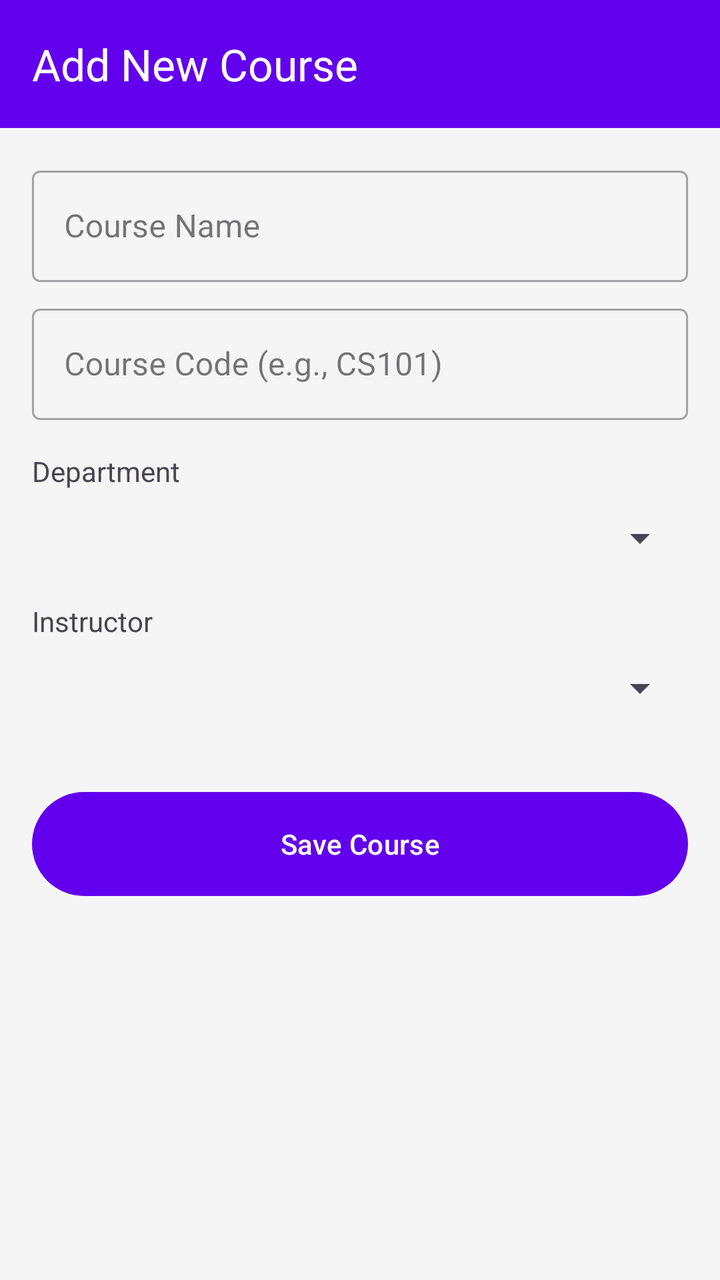
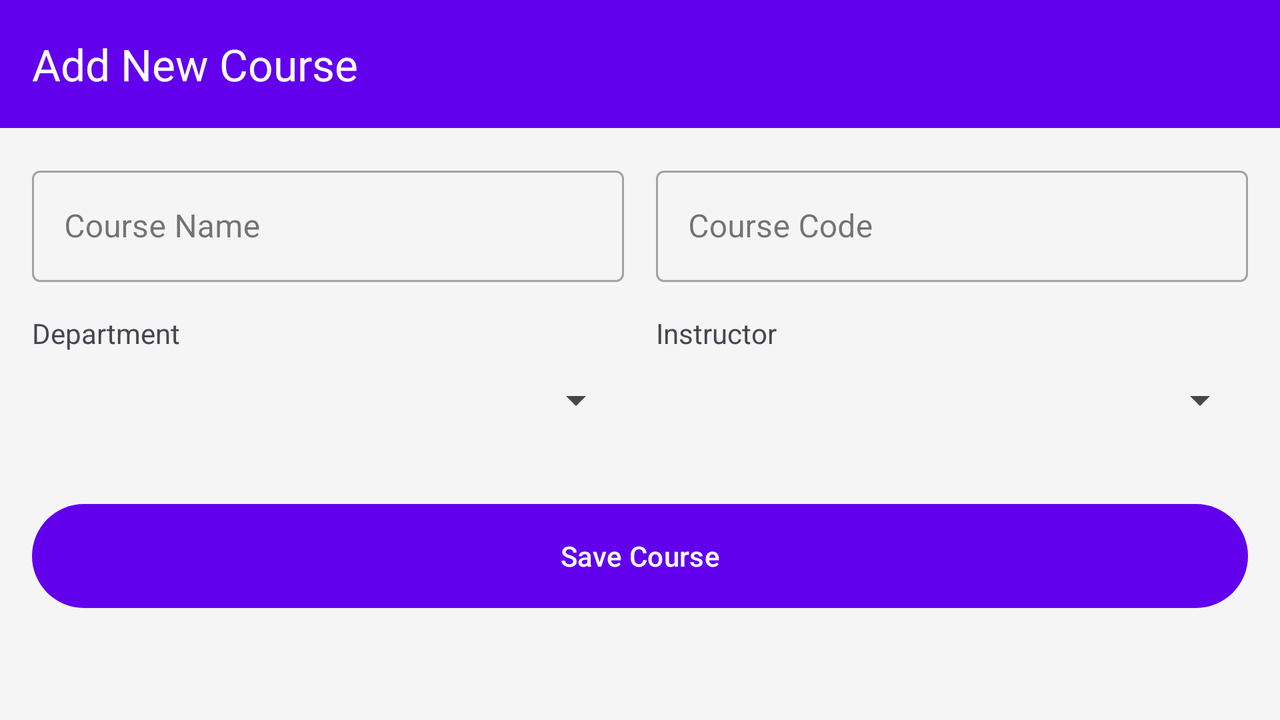

The same Android screen from two of the app's own layout files: first res/layout/ as a phone draws it, then the repository's variant for another configuration, drawn on a device whose configuration selects that folder. Both files follow.
<!-- AndroidManifest.xml: application theme Theme.StudentH -->
<!-- res/layout/activity_add_course.xml -->
<?xml version="1.0" encoding="utf-8"?>
<LinearLayout xmlns:android="http://schemas.android.com/apk/res/android"
    xmlns:app="http://schemas.android.com/apk/res-auto"
    xmlns:tools="http://schemas.android.com/tools"
    android:layout_width="match_parent"
    android:layout_height="match_parent"
    android:orientation="vertical"
    android:background="@color/light_gray_background"
    tools:context=".AddCourseActivity">

    <com.google.android.material.appbar.AppBarLayout
        android:layout_width="match_parent"
        android:layout_height="wrap_content">

        <com.google.android.material.appbar.MaterialToolbar
            android:id="@+id/toolbar"
            android:layout_width="match_parent"
            android:layout_height="?attr/actionBarSize"
            app:title="Add New Course"
            style="@style/Toolbar.Style"/>

    </com.google.android.material.appbar.AppBarLayout>

    <RelativeLayout
        android:layout_width="match_parent"
        android:layout_height="match_parent">

        <ProgressBar
            android:id="@+id/loading_progressbar"
            android:layout_width="wrap_content"
            android:layout_height="wrap_content"
            android:layout_centerInParent="true"/>

        <androidx.core.widget.NestedScrollView
            android:id="@+id/content_scrollview"
            android:layout_width="match_parent"
            android:layout_height="match_parent"
            android:visibility="gone"
            tools:visibility="visible">

            <LinearLayout
                android:layout_width="match_parent"
                android:layout_height="wrap_content"
                android:orientation="vertical"
                android:padding="16dp">

                <com.google.android.material.textfield.TextInputLayout
                    android:layout_width="match_parent"
                    android:layout_height="wrap_content"
                    android:hint="Course Name"
                    style="@style/Widget.MaterialComponents.TextInputLayout.OutlinedBox">
                    <com.google.android.material.textfield.TextInputEditText
                        android:id="@+id/course_name_edittext"
                        android:layout_width="match_parent"
                        android:layout_height="wrap_content" />
                </com.google.android.material.textfield.TextInputLayout>

                <com.google.android.material.textfield.TextInputLayout
                    android:layout_width="match_parent"
                    android:layout_height="wrap_content"
                    android:layout_marginTop="8dp"
                    android:hint="Course Code (e.g., CS101)"
                    style="@style/Widget.MaterialComponents.TextInputLayout.OutlinedBox">
                    <com.google.android.material.textfield.TextInputEditText
                        android:id="@+id/course_code_edittext"
                        android:layout_width="match_parent"
                        android:layout_height="wrap_content" />
                </com.google.android.material.textfield.TextInputLayout>
                
                <TextView
                    android:layout_width="wrap_content"
                    android:layout_height="wrap_content"
                    android:layout_marginTop="16dp"
                    android:text="Department"/>
                <Spinner
                    android:id="@+id/department_spinner"
                    android:layout_width="match_parent"
                    android:layout_height="48dp"/>

                <TextView
                    android:layout_width="wrap_content"
                    android:layout_height="wrap_content"
                    android:layout_marginTop="8dp"
                    android:text="Instructor"/>
                <Spinner
                    android:id="@+id/instructor_spinner"
                    android:layout_width="match_parent"
                    android:layout_height="48dp"/>

                <Button
                    android:id="@+id/save_course_button"
                    android:layout_width="match_parent"
                    android:layout_height="60dp"
                    android:layout_marginTop="24dp"
                    android:text="Save Course"/>

            </LinearLayout>

        </androidx.core.widget.NestedScrollView>

    </RelativeLayout>

</LinearLayout>
<!-- resources referenced by this layout -->
<resources>
  <color name="light_gray_background">#F5F5F5</color>
  <style name="Toolbar.Style" parent="Widget.Material3.Toolbar.Surface">
          <item name="android:background">@color/colorPrimary</item>
          <item name="titleTextColor">@color/white</item>
          <item name="navigationIcon">@drawable/ic_arrow_back</item>
          <item name="android:theme">@style/ThemeOverlay.AppCompat.Dark.ActionBar</item>
      </style>
  <style name="Theme.StudentH" parent="Theme.Material3.Light.NoActionBar">
          <item name="colorPrimary">@color/colorPrimary</item>
          <item name="colorPrimaryVariant">@color/colorPrimaryVariant</item>
          <item name="colorOnPrimary">@color/white</item>
          <item name="colorSecondary">@color/colorSecondary</item>
          <item name="colorSecondaryVariant">@color/colorSecondaryVariant</item>
          <item name="colorOnSecondary">@color/black</item>
          <item name="android:statusBarColor">?attr/colorPrimaryVariant</item>
      </style>
  <color name="colorPrimary">#6200EE</color>
  <color name="white">#FFFFFF</color>
  <color name="colorPrimaryVariant">#3700B3</color>
  <color name="colorSecondary">#03DAC6</color>
  <color name="colorSecondaryVariant">#018786</color>
  <color name="black">#000000</color>
</resources>
<!-- res/layout-land/activity_add_course.xml (the repository's variant of the layout above) -->
<!-- drawn on the phone turned sideways -->
<?xml version="1.0" encoding="utf-8"?>
<LinearLayout xmlns:android="http://schemas.android.com/apk/res/android"
    xmlns:app="http://schemas.android.com/apk/res-auto"
    xmlns:tools="http://schemas.android.com/tools"
    android:layout_width="match_parent"
    android:layout_height="match_parent"
    android:orientation="vertical"
    android:background="@color/light_gray_background"
    tools:context=".AddCourseActivity">

    <com.google.android.material.appbar.AppBarLayout
        android:layout_width="match_parent"
        android:layout_height="wrap_content">

        <com.google.android.material.appbar.MaterialToolbar
            android:id="@+id/toolbar"
            android:layout_width="match_parent"
            android:layout_height="?attr/actionBarSize"
            app:title="Add New Course"
            style="@style/Toolbar.Style"/>

    </com.google.android.material.appbar.AppBarLayout>

    <RelativeLayout
        android:layout_width="match_parent"
        android:layout_height="match_parent">

        <ProgressBar
            android:id="@+id/loading_progressbar"
            android:layout_width="wrap_content"
            android:layout_height="wrap_content"
            android:layout_centerInParent="true"
            android:visibility="gone"/>

        <androidx.core.widget.NestedScrollView
            android:id="@+id/content_scrollview"
            android:layout_width="match_parent"
            android:layout_height="match_parent">

            <GridLayout
                android:layout_width="match_parent"
                android:layout_height="wrap_content"
                android:columnCount="2"
                android:padding="16dp">

                <com.google.android.material.textfield.TextInputLayout
                    android:layout_columnWeight="1"
                    android:layout_width="0dp"
                    android:layout_height="wrap_content"
                    android:layout_marginEnd="8dp"
                    android:hint="Course Name"
                    style="@style/Widget.MaterialComponents.TextInputLayout.OutlinedBox">
                    <com.google.android.material.textfield.TextInputEditText
                        android:id="@+id/course_name_edittext"
                        android:layout_width="match_parent"
                        android:layout_height="wrap_content" />
                </com.google.android.material.textfield.TextInputLayout>

                <com.google.android.material.textfield.TextInputLayout
                    android:layout_columnWeight="1"
                    android:layout_width="0dp"
                    android:layout_height="wrap_content"
                    android:layout_marginStart="8dp"
                    android:hint="Course Code"
                    style="@style/Widget.MaterialComponents.TextInputLayout.OutlinedBox">
                    <com.google.android.material.textfield.TextInputEditText
                        android:id="@+id/course_code_edittext"
                        android:layout_width="match_parent"
                        android:layout_height="wrap_content" />
                </com.google.android.material.textfield.TextInputLayout>
                
                <LinearLayout
                    android:layout_columnWeight="1"
                    android:layout_width="0dp"
                    android:layout_height="wrap_content"
                    android:orientation="vertical"
                    android:layout_marginTop="16dp"
                    android:layout_marginEnd="8dp">
                    <TextView
                        android:layout_width="wrap_content"
                        android:layout_height="wrap_content"
                        android:text="Department"/>
                    <Spinner
                        android:id="@+id/department_spinner"
                        android:layout_width="match_parent"
                        android:layout_height="48dp"/>
                </LinearLayout>

                <LinearLayout
                    android:layout_columnWeight="1"
                    android:layout_width="0dp"
                    android:layout_height="wrap_content"
                    android:orientation="vertical"
                    android:layout_marginTop="16dp"
                    android:layout_marginStart="8dp">
                    <TextView
                        android:layout_width="wrap_content"
                        android:layout_height="wrap_content"
                        android:text="Instructor"/>
                    <Spinner
                        android:id="@+id/instructor_spinner"
                        android:layout_width="match_parent"
                        android:layout_height="48dp"/>
                </LinearLayout>

                <Button
                    android:id="@+id/save_course_button"
                    android:layout_width="match_parent"
                    android:layout_height="60dp"
                    android:layout_marginTop="24dp"
                    android:layout_columnSpan="2"
                    android:text="Save Course"/>

            </GridLayout>

        </androidx.core.widget.NestedScrollView>

    </RelativeLayout>

</LinearLayout>
